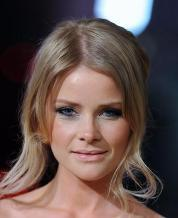
#> input picture test_img/000010.jpg, 178 x 218 px
$ python add_gaussian_v3.py
#> lines starting #> are read from the running program, lines starting #| are printed output that depends on the picture
import cv2
import numpy as np
from PIL import Image


img = cv2.imread("../test_img/000010.jpg")
#> img is the input picture: shape (218, 178, 3); mean B, G, R 76.5, 80.5, 98.8

mean = 0
sigma = 0.05

# int -> float (標準化)
img = img / 255
# 隨機生成高斯 noise (float + float)
noise = np.random.normal(mean, sigma, img.shape)
# noise + 原圖
gaussian_out = img + noise
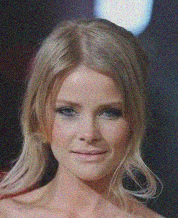
#> gaussian_out: shape (218, 178, 3) float64; mean B, G, R 0.3, 0.316, 0.387; drawn with min black and max white
# 所有值必須介於 0~1 之間，超過1 = 1，小於0 = 0
gaussian_out = np.clip(gaussian_out, 0, 1)
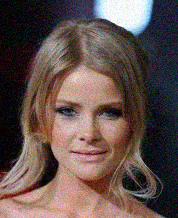
#> gaussian_out: shape (218, 178, 3) float64; mean B, G, R 0.301, 0.318, 0.388

# 原圖: float -> int (0~1 -> 0~255)
gaussian_out = np.uint8(gaussian_out*255)
# noise: float -> int (0~1 -> 0~255)
noise = np.uint8(noise*255)


# Save the resulting noisy image
cv2.imwrite("../test_img/noisy_image.jpg", gaussian_out)

$ run again, with test_img/000001.jpg copied over test_img/000010.jpg
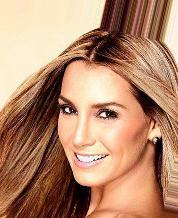
#> input picture test_img/000001.jpg, 178 x 218 px
#> img is the input picture: shape (218, 178, 3); mean B, G, R 109.7, 137.1, 181
#> `gaussian_out = img + noise`:
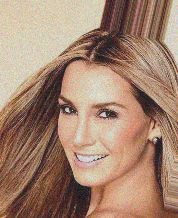
#> gaussian_out: shape (218, 178, 3) float64; mean B, G, R 0.43, 0.538, 0.71; drawn with min black and max white
#> `gaussian_out = np.clip(gaussian_out, 0, 1)`:
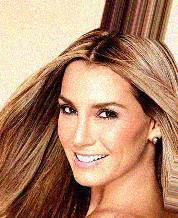
#> gaussian_out: shape (218, 178, 3) float64; mean B, G, R 0.432, 0.539, 0.705

$ run again, with test_img/000007.jpg copied over test_img/000010.jpg
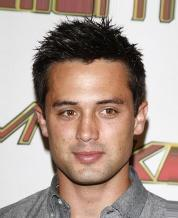
#> input picture test_img/000007.jpg, 178 x 218 px
#> img is the input picture: shape (218, 178, 3); mean B, G, R 142.7, 153.2, 172.4
#> `gaussian_out = img + noise`:
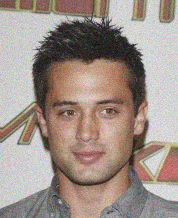
#> gaussian_out: shape (218, 178, 3) float64; mean B, G, R 0.56, 0.601, 0.676; drawn with min black and max white
#> `gaussian_out = np.clip(gaussian_out, 0, 1)`:
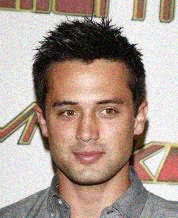
#> gaussian_out: shape (218, 178, 3) float64; mean B, G, R 0.559, 0.601, 0.675

$ run again, with test_img/000012.jpg copied over test_img/000010.jpg
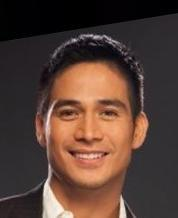
#> input picture test_img/000012.jpg, 178 x 218 px
#> img is the input picture: shape (218, 178, 3); mean B, G, R 53.8, 62.8, 85.8
#> `gaussian_out = img + noise`:
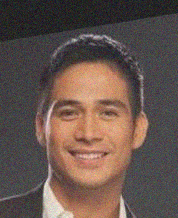
#> gaussian_out: shape (218, 178, 3) float64; mean B, G, R 0.211, 0.247, 0.336; drawn with min black and max white
#> `gaussian_out = np.clip(gaussian_out, 0, 1)`:
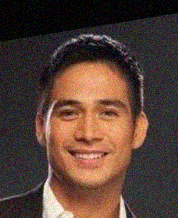
#> gaussian_out: shape (218, 178, 3) float64; mean B, G, R 0.213, 0.249, 0.338
